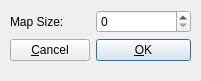
<?xml version="1.0" encoding="UTF-8"?>
<ui version="4.0">
 <class>Intro</class>
 <widget class="QDialog" name="Intro">
  <property name="geometry">
   <rect>
    <x>0</x>
    <y>0</y>
    <width>201</width>
    <height>81</height>
   </rect>
  </property>
  <property name="sizePolicy">
   <sizepolicy hsizetype="Fixed" vsizetype="Fixed">
    <horstretch>0</horstretch>
    <verstretch>0</verstretch>
   </sizepolicy>
  </property>
  <property name="focusPolicy">
   <enum>Qt::NoFocus</enum>
  </property>
  <property name="contextMenuPolicy">
   <enum>Qt::DefaultContextMenu</enum>
  </property>
  <property name="windowTitle">
   <string>Dialog</string>
  </property>
  <widget class="QWidget" name="layoutWidget">
   <property name="geometry">
    <rect>
     <x>10</x>
     <y>10</y>
     <width>181</width>
     <height>61</height>
    </rect>
   </property>
   <layout class="QFormLayout" name="formLayout">
    <item row="0" column="0">
     <widget class="QLabel" name="lblMapSize">
      <property name="text">
       <string>Map Size:</string>
      </property>
     </widget>
    </item>
    <item row="0" column="1">
     <widget class="QSpinBox" name="spinBox"/>
    </item>
    <item row="1" column="0">
     <widget class="QPushButton" name="btnCancel">
      <property name="focusPolicy">
       <enum>Qt::NoFocus</enum>
      </property>
      <property name="text">
       <string>&amp;Cancel</string>
      </property>
     </widget>
    </item>
    <item row="1" column="1">
     <widget class="QPushButton" name="btnOK">
      <property name="text">
       <string>&amp;OK</string>
      </property>
     </widget>
    </item>
   </layout>
  </widget>
 </widget>
 <resources/>
 <connections/>
</ui>
